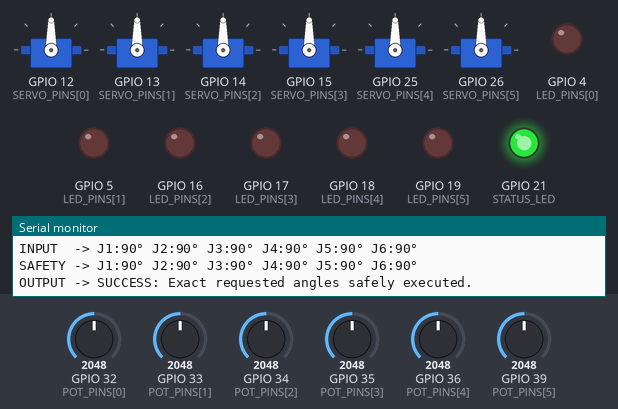
A sketch run on a simulated ESP32. On the bench: 6 × servo, output pins drawn as LEDs (lit = HIGH), the last lines printed to the serial monitor. The inputs (shaded band) are chosen by the test bench; at power-on: GPIO 32 (POT_PINS[0]) = 2048, GPIO 33 (POT_PINS[1]) = 2048, GPIO 34 (POT_PINS[2]) = 2048, GPIO 35 (POT_PINS[3]) = 2048, GPIO 36 (POT_PINS[4]) = 2048, GPIO 39 (POT_PINS[5]) = 2048.

Above: at 1.2 s.
1.3 s: GPIO 32 (POT_PINS[0]) set to 224
At 1.9 s:
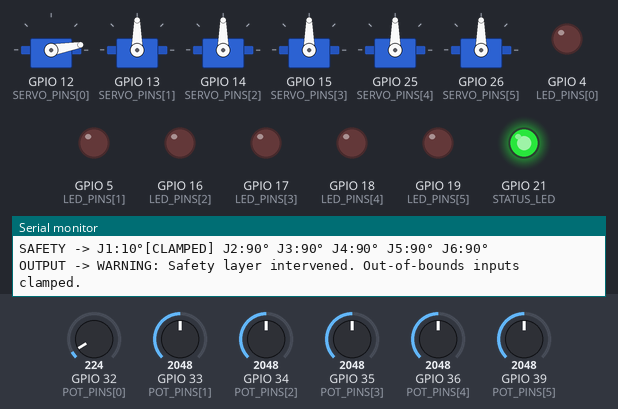
2.9 s: GPIO 32 (POT_PINS[0]) set to 194
At 3.3 s:
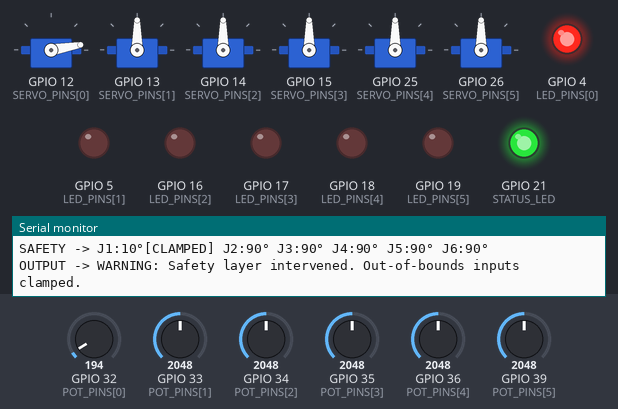
4.4 s: GPIO 33 (POT_PINS[1]) set to 241
At 5.5 s:
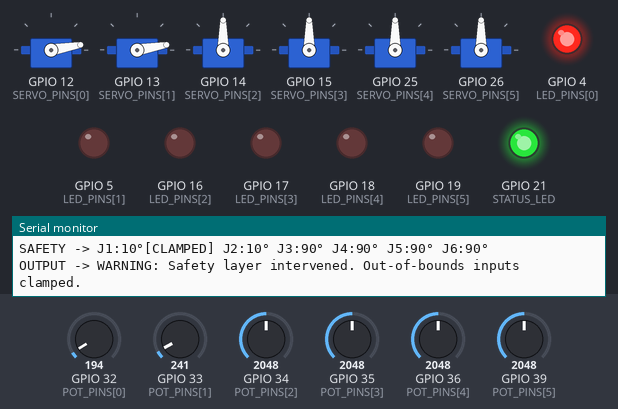
5.9 s: GPIO 33 (POT_PINS[1]) set to 211
7.5 s: GPIO 34 (POT_PINS[2]) set to 236
At 8.0 s:
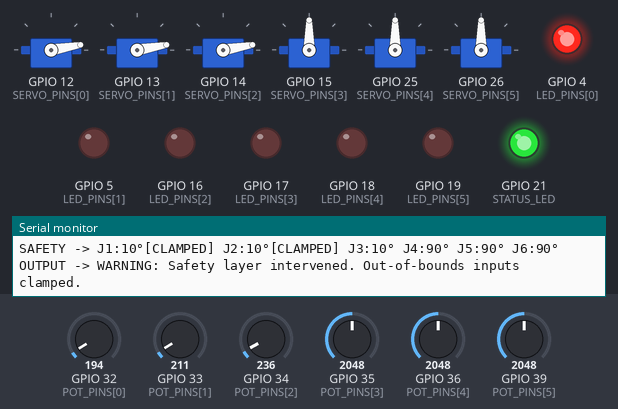
9.0 s: GPIO 34 (POT_PINS[2]) set to 212
Timing chart, 0 to 11.5 s (numbered marks = the images above; inputs shaded):
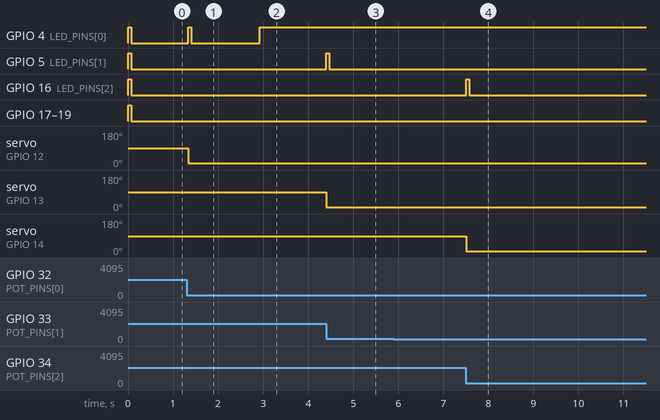

The sketch:

sketch.ino
```cpp
#include <ESP32Servo.h>

const int NUM_JOINTS = 6;

// Pin Definitions matching the diagram.json
const int POT_PINS[NUM_JOINTS]   = {32, 33, 34, 35, 36, 39};
const int SERVO_PINS[NUM_JOINTS] = {12, 13, 14, 15, 25, 26};
const int LED_PINS[NUM_JOINTS]   = {4, 5, 16, 17, 18, 19};
const int STATUS_LED = 21;

// Safety Bounds
const int SAFE_MIN = 10;
const int SAFE_MAX = 170;

Servo servos[NUM_JOINTS];
int lastAngles[NUM_JOINTS] = {-1, -1, -1, -1, -1, -1};

void setup() {
  Serial.begin(115200);

  pinMode(STATUS_LED, OUTPUT);
  digitalWrite(STATUS_LED, HIGH); // System Armed

  for (int i = 0; i < NUM_JOINTS; i++) {
    pinMode(POT_PINS[i], INPUT);
    pinMode(LED_PINS[i], OUTPUT);
    servos[i].attach(SERVO_PINS[i]);
  }

  Serial.println("System Booted. Single-Pipeline Safety Validator Armed.");
}

void loop() {
  bool stateChanged = false;
  String inputLog = "INPUT  -> ";
  String safetyLog = "SAFETY -> ";
  bool clampedFlag = false;

  for (int i = 0; i < NUM_JOINTS; i++) {
    // 1. Read Mock Input (Map 12-bit ADC 0-4095 to 0-180 degrees)
    int rawVal = analogRead(POT_PINS[i]);
    int rawAngle = map(rawVal, 0, 4095, 0, 180);

    // Smooth out jitter for Wokwi simulation clarity
    if (abs(rawAngle - lastAngles[i]) > 1) {
      stateChanged = true;
      digitalWrite(LED_PINS[i], HIGH);
    } else {
      digitalWrite(LED_PINS[i], LOW);
    }

    // 2. Safety Validator (Clamp Limits)
    int safeAngle = rawAngle;
    bool wasClamped = false;

    if (safeAngle < SAFE_MIN) {
      safeAngle = SAFE_MIN;
      wasClamped = true;
    } else if (safeAngle > SAFE_MAX) {
      safeAngle = SAFE_MAX;
      wasClamped = true;
    }

    if (wasClamped) clampedFlag = true;

    // 3. Output Execution
    servos[i].write(safeAngle);
    lastAngles[i] = safeAngle;

    // Format Telemetry Logs
    inputLog += "J" + String(i+1) + ":" + String(rawAngle) + "° ";
    safetyLog += "J" + String(i+1) + ":" + String(safeAngle) + "°";
    if (wasClamped) safetyLog += "[CLAMPED]";
    safetyLog += " ";
  }

  // 4. Print Structured Telemetry (Only on change)
  if (stateChanged) {
    Serial.println("--------------------------------------------------");
    Serial.println(inputLog);
    Serial.println(safetyLog);

    if (clampedFlag) {
      Serial.println("OUTPUT -> WARNING: Safety layer intervened. Out-of-bounds inputs clamped.");
    } else {
      Serial.println("OUTPUT -> SUCCESS: Exact requested angles safely executed.");
    }
  }

  delay(50); // Polling delay
}
```

Measured:
- the behaviour switches between 205 and 204 on GPIO 32 (POT_PINS[0]) (found by bisection; images 1 and 2)
- after the input at 1.3 s, GPIO 4 (LED_PINS[0]): LOW → HIGH at once, → LOW 0.07 s later; servo on GPIO 12 (SERVO_PINS[0]): 90° → 10° at once
- after the input at 2.9 s, GPIO 4 (LED_PINS[0]): LOW → HIGH at once
- after the input at 4.4 s, GPIO 5 (LED_PINS[1]): LOW → HIGH at once, → LOW 0.07 s later; servo on GPIO 13 (SERVO_PINS[1]): 90° → 10° at once
- after the input at 7.5 s, GPIO 16 (LED_PINS[2]): LOW → HIGH at once, → LOW 0.07 s later; servo on GPIO 14 (SERVO_PINS[2]): 90° → 10° at once
